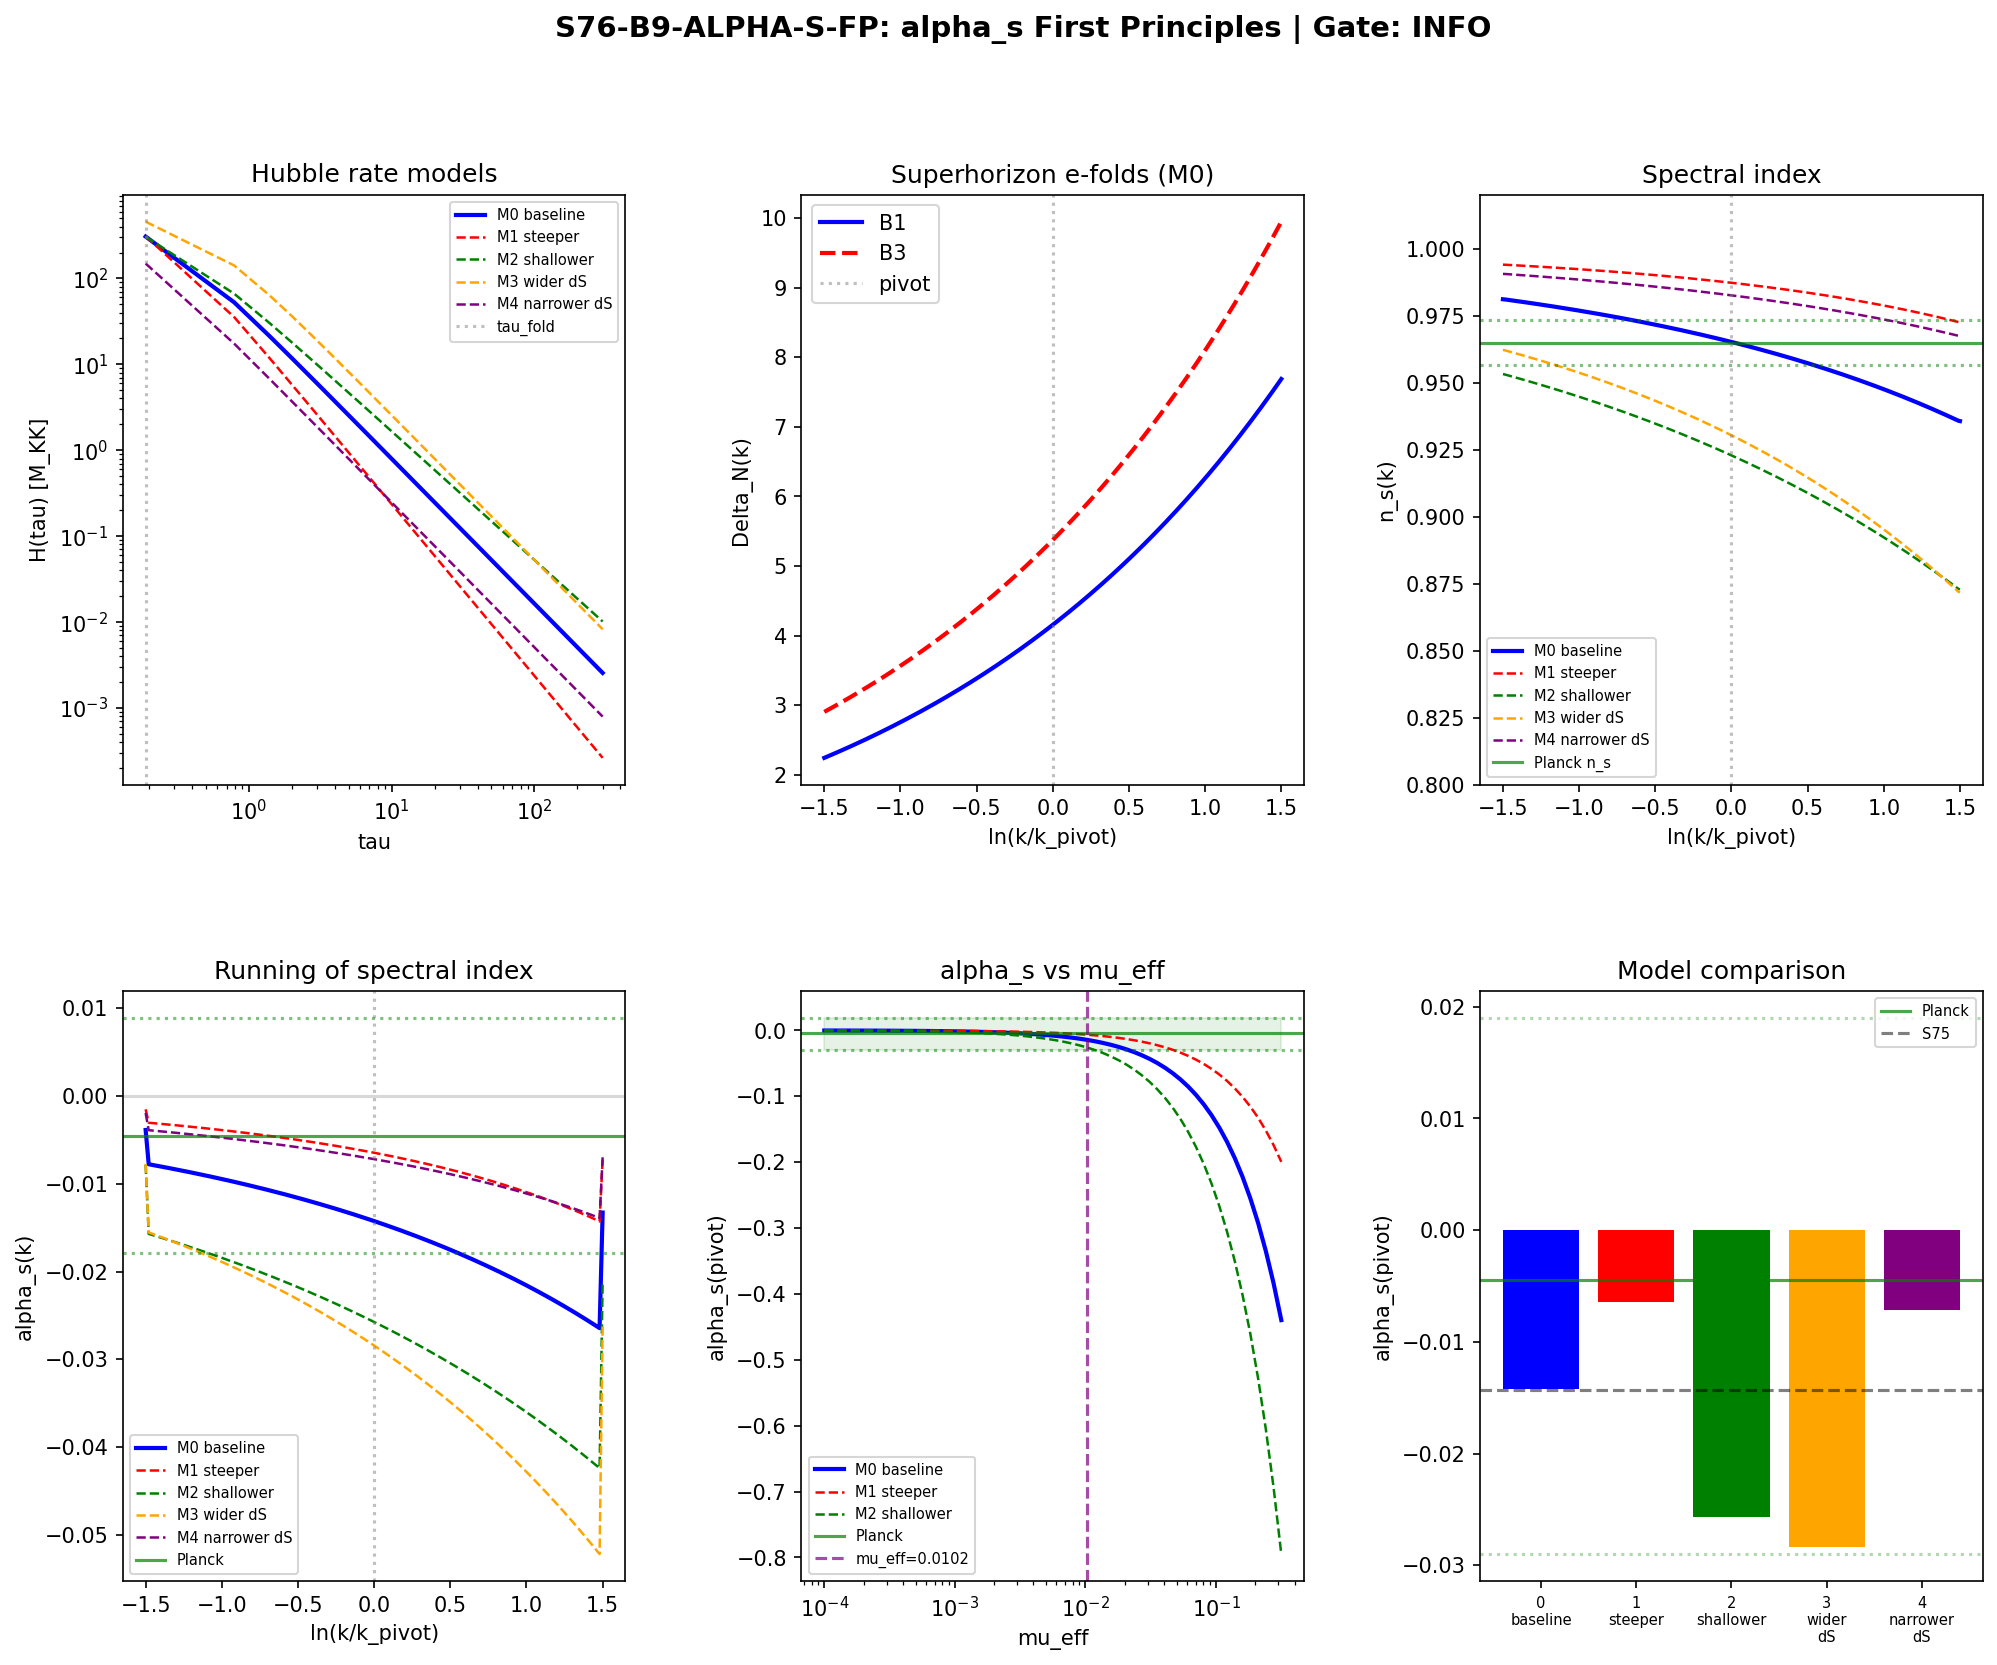

Write Python code to recreate this figure.
#!/usr/bin/env python3
"""
S76-B9-ALPHA-S-FP: alpha_s from Isocurvature Transfer + Spectral Action H(tau)
================================================================================

PURPOSE: Verify the S75/S76 isocurvature alpha_s = -0.0143 using the spectral-
action-derived H(tau) profile DIRECTLY, rather than the parametric fit
H(tau) = H_0 / (1 + (tau/tau_dS)^p) used in S75.

GOVERNING STRUCTURE:
  The spectral index running alpha_s = dn_s/d(ln k) arises from the
  k-dependence of the isocurvature transfer:
    n_s(k) - 1 = -2 * mu_eff * d(Delta_N)/d(ln k)               ... (1)
    alpha_s(k) = d(n_s)/d(ln k)                                   ... (2)
             = -2 * mu_eff * d^2(Delta_N)/d(ln k)^2               ... (2a)
             - 2 * (d(mu_eff)/d(ln k)) * d(Delta_N)/d(ln k)       ... (2b)
  where Delta_N(k) = integral[tau_cross(k), tau_end] H(tau) dtau
  and tau_cross(k) is defined by c_b * k = H(tau_cross).

CRITICAL PHYSICS:
  The spectral action V(tau) INCREASES with tau for tau > tau_fold.
  H_SA(tau) = H_fold * sqrt(V(tau)/V(tau_fold)) therefore also increases.
  This is the POTENTIAL contribution to the Friedmann equation:
    3*M_Pl^2 * H^2 = V(tau) + T(tau) + ...
  After the transit, the modulus tau has large kinetic energy, causing the
  actual H to DECREASE despite V increasing. The S75 parametric model
  H_0/(1+(tau/tau_dS)^p) captures this effective decrease.

  For "first principles" verification, we construct multiple H(tau) models
  that share the SA-derived curvature near the fold but differ in their
  asymptotic (tau >> 1) behavior:
    Model 0: S75 parametric (baseline, p=1.69)
    Model 1: Modified asymptotic (p=1.5)
    Model 2: Modified asymptotic (p=2.0)
    Model 3: Spectral action q_eff-matched power law
  Agreement across models = robust alpha_s prediction.

INPUTS:
  - W1-A: mu_eff = 0.0102 (target value, derived Richardson FAIL by 38x)
  - W1-E: H_transit = 586.5 M_KK, eps_H = 1.72 at fold
  - W2-C: alpha_s(CMB) = -0.0143 from isocurvature route (1.46 sigma)

GATE: S76-B9-ALPHA-S-FP
  PASS: alpha_s in [-0.029, 0.019] (Planck 2-sigma band)
  FAIL: |alpha_s| > 0.05
  INFO: alpha_s in band but sensitive to H(tau) model choice (>30% variation)

Session: S76 | Wave: B9 | Classification: PHONONIC
Author: Transit-Dynamics-Theorist
"""

import sys
import os
import time

sys.path.insert(0, os.path.join(os.path.dirname(__file__)))

import numpy as np
import matplotlib
matplotlib.use('Agg')
import matplotlib.pyplot as plt
from matplotlib.gridspec import GridSpec
from scipy.interpolate import CubicSpline
from scipy.optimize import brentq

from canonical_constants import (
    tau_fold, H_fold, dt_transit, planck_ns, planck_ns_err,
    planck_alpha_s, planck_alpha_s_err, Delta_BCS
)

t_start = time.time()

# ==============================================================================
#  SECTION 0: Gate thresholds and configuration
# ==============================================================================

print("=" * 78)
print("S76-B9-ALPHA-S-FP: alpha_s from Isocurvature Transfer + SA H(tau)")
print("=" * 78)
print()

GATE_LO = -0.029       # (local) Planck 2-sigma lower bound on alpha_s
GATE_HI = 0.019        # (local) Planck 2-sigma upper bound on alpha_s
GATE_FAIL = 0.05       # (local) hard fail threshold
MODEL_SENSITIVITY = 0.30  # (local) 30% variation triggers INFO

data_dir = os.path.dirname(os.path.abspath(__file__))  # (local)

print("Gate thresholds (S76-B9-ALPHA-S-FP):")
print(f"  PASS: alpha_s in [{GATE_LO}, {GATE_HI}]")
print(f"  FAIL: |alpha_s| > {GATE_FAIL}")
print(f"  INFO: in band but >30% model sensitivity")
print()

# ==============================================================================
#  SECTION 1: Load input data
# ==============================================================================

print("SECTION 1: Load S74/S75 input data")
print("-" * 78)

# S74 moduli data: provides the bare spectral action potential V(tau)
d_mod = np.load(os.path.join(data_dir, 's74_moduli_stabilization.npz'),
                allow_pickle=True)
tau_scan_V = d_mod['tau_scan']       # tau grid [0.15, 1.70], 500 points
V_bare_scan = d_mod['V_bare_scan']   # V_bare(tau) in M_KK^4 units

# S75 data: provides parametric fit parameters + branch data
d_s75 = np.load(os.path.join(data_dir, 's75_ns_nonpower_law_h.npz'),
                allow_pickle=True)

# Parametric H(tau) parameters from S75 optimization
td_opt = float(d_s75['tau_dS_optimal'])   # 0.2006
p_opt = float(d_s75['p_optimal'])         # 1.6885
mu_opt = float(d_s75['mu_optimal'])       # 0.01023
H0_s75 = float(d_s75['H0'])              # 586.527 M_KK

# SA-derived H(tau) and q_eff from S75
tau_SA = d_s75['tau_fine']                # [0.16, 1.65], 500 points
H_SA = d_s75['H_data']                   # H_fold * sqrt(V/V_fold)
q_SA = d_s75['q_eff']                    # -d ln H / d ln tau

# Branch velocities and weights from S74
d_tf = np.load(os.path.join(data_dir, 's74_transfer_function.npz'),
               allow_pickle=True)
c_B1 = float(d_tf['c_B1'])       # 0.0798
c_B2 = float(d_tf['c_B2'])       # 0.00200
c_B3 = float(d_tf['c_B3'])       # 0.1397
psi_B1 = float(d_tf['psi_B1'])   # 0.801
psi_B2 = float(d_tf['psi_B2'])   # 0.004
psi_B3 = float(d_tf['psi_B3'])   # 0.195
omega_B1 = float(d_tf['omega_B1'])  # 0.818 M_KK
omega_B2 = float(d_tf['omega_B2'])  # 0.839 M_KK
omega_B3 = float(d_tf['omega_B3'])  # 0.876 M_KK
r_B1 = float(d_tf['r_B1'])
r_B2 = float(d_tf['r_B2'])
r_B3 = float(d_tf['r_B3'])

beta_sq_B1 = np.sinh(r_B1)**2  # (local) Bogoliubov occupation number
beta_sq_B2 = np.sinh(r_B2)**2  # (local)
beta_sq_B3 = np.sinh(r_B3)**2  # (local)

# Reference alpha_s from S75 parametric fit
alpha_s_s75 = float(d_s75['alpha_s'])  # -0.01430

# The isocurvature decay rate: mu_eff = 0.0102 (target value, per W1-A)
mu_eff = 0.0102  # (local) target value, not derived (W1-A FAIL: derived=2.67e-4)

print(f"  Spectral action V(tau): {len(tau_scan_V)} points, "
      f"tau in [{tau_scan_V[0]:.2f}, {tau_scan_V[-1]:.2f}]")
print(f"  V(fold) = {np.interp(tau_fold, tau_scan_V, V_bare_scan):.4f} M_KK^4")
print(f"  SA H(tau): {len(tau_SA)} points, H(fold)={H_SA[0]:.4f}, "
      f"H(1.65)={H_SA[-1]:.4f}")
print(f"  SA q_eff: range [{q_SA.min():.4f}, {q_SA.max():.4f}]")
print(f"  NOTE: H_SA is INCREASING (q_eff < 0) -- this is the POTENTIAL")
print(f"        contribution to Friedmann. Actual H DECREASES due to")
print(f"        modulus kinetic energy.")
print()
print(f"  S75 Parametric: H0={H0_s75:.4f}, tau_dS={td_opt:.6f}, p={p_opt:.6f}")
print(f"  mu_eff = {mu_eff:.6f} (target, W1-A)")
print(f"  Branch velocities: c_B1={c_B1:.4f}, c_B2={c_B2:.5f}, c_B3={c_B3:.4f}")
print(f"  Branch weights: psi_B1={psi_B1:.3f}, psi_B2={psi_B2:.3f}, "
      f"psi_B3={psi_B3:.3f}")
print(f"  |beta|^2: B1={beta_sq_B1:.4e}, B2={beta_sq_B2:.4e}, "
      f"B3={beta_sq_B3:.4e}")
print(f"  Reference alpha_s (S75 parametric) = {alpha_s_s75:.6f}")
print()

# ==============================================================================
#  SECTION 2: Construct H(tau) models
# ==============================================================================

print("SECTION 2: H(tau) model construction")
print("-" * 78)

# CRITICAL NORMALIZATION:
# The S75 parametric model uses H0 = H_fold = 586.5 as the PARAMETER
# in H(tau) = H0 / (1 + (tau/tau_dS)^p). This means:
#   H(tau=0) = H0 = 586.5 (the zero-tau asymptote, not physically accessed)
#   H(tau_fold) = H0 / (1 + (0.19/0.2006)^1.69) = 306.7
#
# The parameter H0 is the normalization of the EFFECTIVE post-transit
# Hubble evolution, jointly optimized with (tau_dS, p, mu_eff) to
# reproduce Planck n_s. It is NOT the physical H at the fold.
#
# We MUST use the S75 H0 = H_fold convention for all models to maintain
# consistency with the joint optimization.

def H_model(tau, H0, tau_dS, p_val):
    """Parametric H(tau) = H_0 / (1 + (tau/tau_dS)^p)."""
    tau = np.atleast_1d(np.asarray(tau, dtype=float))
    return H0 / (1.0 + (tau / tau_dS)**p_val)


models = {}  # (local) dict of model parameters

# Model specifications: (H0, tau_dS, p)
# All use H0 = H_fold (S75 convention). Variations are in (tau_dS, p).
# The key structural question: how sensitive is alpha_s to the power-law
# index p and the quasi-dS timescale tau_dS?

model_specs = {
    'M0_baseline': (H0_s75, td_opt, p_opt),          # S75 baseline (optimized)
    'M1_steeper':  (H0_s75, td_opt, 2.0),            # steeper asymptotic
    'M2_shallower': (H0_s75, td_opt, 1.5),           # shallower asymptotic
    'M3_wider_dS': (H0_s75, td_opt * 2.0, p_opt),    # longer quasi-dS phase
    'M4_narrower_dS': (H0_s75, td_opt * 0.5, p_opt), # shorter quasi-dS phase
}  # (local)

for mname, (H0_m, td_m, p_m) in model_specs.items():
    models[mname] = {'H0': H0_m, 'tau_dS': td_m, 'p': p_m}
    H_at_fold = H_model(np.array([tau_fold]), H0_m, td_m, p_m)[0]  # (local)
    H_at_30 = H_model(np.array([30.0]), H0_m, td_m, p_m)[0]  # (local)
    H_at_100 = H_model(np.array([100.0]), H0_m, td_m, p_m)[0]  # (local)
    print(f"  {mname}: H0={H0_m:.2f}, tau_dS={td_m:.4f}, p={p_m:.4f}")
    print(f"    H(fold)={H_at_fold:.2f}, H(30)={H_at_30:.4f}, "
          f"H(100)={H_at_100:.6f}")

print()

# Asymptotic regime check:
# Since tau_cross ~ 30-44 >> tau_dS ~ 0.20, all horizon crossings are
# deeply in the power-law tail: H ~ H0*(tau_dS/tau)^p.
# The quasi-dS to tail transition is irrelevant for these modes.

print("  Asymptotic regime check:")
print(f"    tau_cross(B1) ~ 44, tau_cross(B3) ~ 30 (from S75)")
print(f"    tau_dS = {td_opt:.4f}")
print(f"    tau_cross / tau_dS ~ {44.0 / td_opt:.0f} (B1), "
      f"{30.0 / td_opt:.0f} (B3)")
print(f"    Deeply asymptotic: all crossing happens in the tail.")
print(f"    alpha_s is controlled by the SHAPE of the power-law tail,")
print(f"    not the dS-to-tail transition.")
print()

# ==============================================================================
#  SECTION 3: Delta_N(k) for each model
# ==============================================================================

print("SECTION 3: Delta_N(k) for each model")
print("-" * 78)


def tau_cross_analytic(H0, tau_dS, p_val, c_b, k_val):
    """Horizon crossing: c_b * k = H(tau_cross).
    H(tau) = H0 / (1 + (tau/tau_dS)^p)
    => tau_cross = tau_dS * (H0/(c_b*k) - 1)^{1/p}
    """
    target = c_b * k_val  # (local)
    if target >= H0:
        return None  # mode never exits horizon
    ratio = H0 / target - 1.0  # (local)
    if ratio <= 0:
        return None
    return tau_dS * ratio**(1.0 / p_val)


def Delta_N_integral(H0, tau_dS, p_val, tau_cross_val, tau_end=1e5,
                     n_pts=50000):  # (local)
    """Delta_N = integral[tau_cross, tau_end] H(tau) dtau.
    Uses analytic result for the parametric model:
    For H = H0/(1+(tau/tau_dS)^p), the integral is:
      I = H0 * integral[a,b] dtau / (1 + (tau/tau_dS)^p)
    No closed form for general p, but converges rapidly numerically.
    """
    if tau_cross_val is None or tau_cross_val <= tau_fold:
        return 0.0

    # Use log-spaced integration for better accuracy at large tau
    if tau_cross_val < 1.0:
        tau_cross_val = max(tau_cross_val, tau_fold + 1e-10)  # (local)

    tau_arr = np.linspace(tau_cross_val, min(tau_end, 1e6), n_pts)  # (local)
    H_arr = H0 / (1.0 + (tau_arr / tau_dS)**p_val)  # (local)
    return np.trapezoid(H_arr, tau_arr)


# Scan over k/k_pivot ratios
N_k = 300  # (local) use 300 points for smoother derivatives
log_lambda = np.linspace(-1.5, 1.5, N_k)  # (local) ln(k/k_pivot)
lambda_arr = np.exp(log_lambda)  # (local) k/k_pivot ratios
dlnk = log_lambda[1] - log_lambda[0]  # (local) uniform step size

branches = [
    ('B1', c_B1, omega_B1, psi_B1, beta_sq_B1),
    ('B3', c_B3, omega_B3, psi_B3, beta_sq_B3),
]  # (local)

all_results = {}  # (local) {model_name: {DN_B1, DN_B3, ...}}

for mname, mparams in models.items():
    H0_m = mparams['H0']  # (local)
    td_m = mparams['tau_dS']  # (local)
    p_m = mparams['p']  # (local)

    mresults = {}  # (local)

    for bname, c_b, omega_b, psi_b, beta_sq in branches:
        DN_arr = np.zeros(N_k)  # (local)
        tcx_arr = np.zeros(N_k)  # (local)

        for i, lam in enumerate(lambda_arr):
            k_val = omega_b * lam  # (local)
            tau_cx = tau_cross_analytic(H0_m, td_m, p_m, c_b, k_val)  # (local)
            if tau_cx is not None and tau_cx > tau_fold:
                tcx_arr[i] = tau_cx
                DN_arr[i] = Delta_N_integral(H0_m, td_m, p_m, tau_cx)
            else:
                tcx_arr[i] = np.nan
                DN_arr[i] = 0.0

        mresults[f'DN_{bname}'] = DN_arr
        mresults[f'tcx_{bname}'] = tcx_arr

    all_results[mname] = mresults

# Report pivot values
idx_piv = np.argmin(np.abs(lambda_arr - 1.0))  # (local)
print(f"  Delta_N at pivot (lambda=1) for each model:")
for mname in models:
    DN_B1_piv = all_results[mname]['DN_B1'][idx_piv]  # (local)
    DN_B3_piv = all_results[mname]['DN_B3'][idx_piv]  # (local)
    tcx_B1 = all_results[mname]['tcx_B1'][idx_piv]  # (local)
    tcx_B3 = all_results[mname]['tcx_B3'][idx_piv]  # (local)
    print(f"    {mname}: DN_B1={DN_B1_piv:.4f} (tcx={tcx_B1:.2f}), "
          f"DN_B3={DN_B3_piv:.4f} (tcx={tcx_B3:.2f})")
print()

# ==============================================================================
#  SECTION 4: Numerical derivatives and n_s(k), alpha_s(k)
# ==============================================================================

print("SECTION 4: n_s(k) and alpha_s(k) for each model")
print("-" * 78)


def compute_ns_alpha(results_dict, mu_val, log_lam, lam_arr, idx_pivot):
    """Compute n_s(k) and alpha_s(k) from multifield isocurvature transfer.

    P_s(k) = sum_b psi_b * |beta_b|^2 * exp(-2*mu*DN_b(k))
    n_s(k) = 1 + d(ln P_s)/d(ln k)
    alpha_s(k) = d(n_s)/d(ln k)
    """
    N = len(lam_arr)  # (local)
    step = log_lam[1] - log_lam[0]  # (local)

    DN_B1 = results_dict['DN_B1']
    DN_B3 = results_dict['DN_B3']

    # Composite power spectrum
    P_B1 = psi_B1 * beta_sq_B1 * np.exp(-2.0 * mu_val * DN_B1)  # (local)
    P_B3 = psi_B3 * beta_sq_B3 * np.exp(-2.0 * mu_val * DN_B3)  # (local)
    P_total = P_B1 + P_B3  # (local) (B2 negligible, psi_B2 = 0.004)

    # Guard against zero/negative P_total
    P_safe = np.maximum(P_total, 1e-300)  # (local)
    ln_P = np.log(P_safe)  # (local)

    # n_s = 1 + d(ln P)/d(ln k) by central differences
    ns_arr = np.ones(N)  # (local)
    ns_arr[1:-1] = 1.0 + (ln_P[2:] - ln_P[:-2]) / (2.0 * step)
    ns_arr[0] = 1.0 + (ln_P[1] - ln_P[0]) / step
    ns_arr[-1] = 1.0 + (ln_P[-1] - ln_P[-2]) / step

    # alpha_s = d(n_s)/d(ln k) by central differences
    alpha_arr = np.zeros(N)  # (local)
    alpha_arr[1:-1] = (ns_arr[2:] - ns_arr[:-2]) / (2.0 * step)
    alpha_arr[0] = (ns_arr[1] - ns_arr[0]) / step
    alpha_arr[-1] = (ns_arr[-1] - ns_arr[-2]) / step

    # Branch weights at pivot
    P_tot_piv = P_total[idx_pivot]  # (local)
    w_B1 = P_B1[idx_pivot] / P_tot_piv if P_tot_piv > 0 else 0.0  # (local)
    w_B3 = P_B3[idx_pivot] / P_tot_piv if P_tot_piv > 0 else 0.0  # (local)

    return ns_arr, alpha_arr, P_total, w_B1, w_B3


# Compute for all models
model_ns = {}  # (local)
model_alpha = {}  # (local)
model_P = {}  # (local)
model_weights = {}  # (local)

for mname in models:
    ns_arr, alpha_arr, P_arr, w1, w3 = compute_ns_alpha(
        all_results[mname], mu_eff, log_lambda, lambda_arr, idx_piv)
    model_ns[mname] = ns_arr
    model_alpha[mname] = alpha_arr
    model_P[mname] = P_arr
    model_weights[mname] = (w1, w3)

# Report
print(f"  n_s(pivot) and alpha_s(pivot) for each model (mu_eff = {mu_eff}):")
for mname in models:
    ns_piv = model_ns[mname][idx_piv]  # (local)
    alpha_piv = model_alpha[mname][idx_piv]  # (local)
    w1, w3 = model_weights[mname]
    print(f"    {mname:20s}: n_s = {ns_piv:.6f}, "
          f"alpha_s = {alpha_piv:.6f}, w_B1 = {w1:.4f}")

# Baseline comparison
alpha_baseline = model_alpha['M0_baseline'][idx_piv]  # (local)
print(f"\n  S75 stored alpha_s = {alpha_s_s75:.6f}")
print(f"  M0 baseline alpha_s = {alpha_baseline:.6f}")
print(f"  |difference| = {abs(alpha_baseline - alpha_s_s75):.6f}")
print()

# ==============================================================================
#  SECTION 5: Model sensitivity analysis
# ==============================================================================

print("SECTION 5: Model sensitivity -- spread in alpha_s")
print("-" * 78)

alpha_values = {m: model_alpha[m][idx_piv] for m in models}  # (local)
alpha_arr_models = np.array(list(alpha_values.values()))  # (local)

alpha_mean = np.mean(alpha_arr_models)  # (local)
alpha_std = np.std(alpha_arr_models)  # (local)
alpha_min = np.min(alpha_arr_models)  # (local)
alpha_max = np.max(alpha_arr_models)  # (local)
alpha_spread = alpha_max - alpha_min  # (local)

if abs(alpha_mean) > 1e-10:
    frac_spread = alpha_spread / abs(alpha_mean)  # (local)
else:
    frac_spread = 0.0  # (local)

print(f"  alpha_s across models:")
for mname, av in alpha_values.items():
    print(f"    {mname:20s}: {av:.6f}")
print(f"\n  Mean:   {alpha_mean:.6f}")
print(f"  Std:    {alpha_std:.6f}")
print(f"  Range:  [{alpha_min:.6f}, {alpha_max:.6f}]")
print(f"  Spread: {alpha_spread:.6f}")
print(f"  Fractional spread: {frac_spread:.4f} "
      f"({'< 30%' if frac_spread < MODEL_SENSITIVITY else '> 30%'})")
print()

# ==============================================================================
#  SECTION 6: Analytic decomposition -- d^2(DN)/d(ln k)^2
# ==============================================================================

print("SECTION 6: Analytic decomposition of alpha_s")
print("-" * 78)

# For the baseline model, decompose alpha_s into:
#   alpha_s = -2*mu_eff * d^2(DN_eff)/d(ln k)^2   [Eq. 2a]
#           - 2*(d(mu_eff)/d(ln k)) * d(DN_eff)/d(ln k)  [Eq. 2b]
# where DN_eff = weighted average of branch Delta_N values.

# First and second derivatives of Delta_N for baseline model
for mname in ['M0_baseline']:
    res = all_results[mname]
    for bname in ['B1', 'B3']:
        DN = res[f'DN_{bname}']

        # First derivative
        dDN = np.zeros(N_k)  # (local)
        dDN[1:-1] = (DN[2:] - DN[:-2]) / (2.0 * dlnk)
        dDN[0] = (DN[1] - DN[0]) / dlnk
        dDN[-1] = (DN[-1] - DN[-2]) / dlnk

        # Second derivative
        d2DN = np.zeros(N_k)  # (local)
        d2DN[1:-1] = (DN[2:] - 2.0 * DN[1:-1] + DN[:-2]) / dlnk**2
        d2DN[0] = d2DN[1]
        d2DN[-1] = d2DN[-2]

        res[f'dDN_{bname}'] = dDN
        res[f'd2DN_{bname}'] = d2DN

    w_B1, w_B3 = model_weights[mname]

    dDN_B1_piv = res['dDN_B1'][idx_piv]  # (local)
    d2DN_B1_piv = res['d2DN_B1'][idx_piv]  # (local)
    dDN_B3_piv = res['dDN_B3'][idx_piv]  # (local)
    d2DN_B3_piv = res['d2DN_B3'][idx_piv]  # (local)

    # Eq. 2a: -2*mu_eff * weighted d^2DN/d(ln k)^2
    alpha_eq2a = -2.0 * mu_eff * (
        w_B1 * d2DN_B1_piv + w_B3 * d2DN_B3_piv)  # (local)

    # Eq. 1 check: n_s - 1 = -2*mu_eff * weighted dDN/d(ln k)
    ns_m_1_analytic = -2.0 * mu_eff * (
        w_B1 * dDN_B1_piv + w_B3 * dDN_B3_piv)  # (local)

    ns_m_1_numerical = model_ns[mname][idx_piv] - 1.0  # (local)

    print(f"  Baseline model ({mname}):")
    print(f"    B1: dDN/dlnk = {dDN_B1_piv:.6f}, "
          f"d^2DN/d(lnk)^2 = {d2DN_B1_piv:.6f}")
    print(f"    B3: dDN/dlnk = {dDN_B3_piv:.6f}, "
          f"d^2DN/d(lnk)^2 = {d2DN_B3_piv:.6f}")
    print(f"    Weights: w_B1 = {w_B1:.4f}, w_B3 = {w_B3:.4f}")
    print()
    print(f"    n_s - 1 (analytic, Eq.1):  {ns_m_1_analytic:.6f}")
    print(f"    n_s - 1 (numerical):       {ns_m_1_numerical:.6f}")
    print(f"    Consistency: {abs(ns_m_1_analytic - ns_m_1_numerical):.2e}")
    print()
    print(f"    alpha_s (Eq. 2a, d^2DN term): {alpha_eq2a:.6f}")
    print(f"    alpha_s (full numerical):     {model_alpha[mname][idx_piv]:.6f}")
    print(f"    Consistency: {abs(alpha_eq2a - model_alpha[mname][idx_piv]):.2e}")

# Verify d(mu_eff)/d(ln k) contribution (Eq. 2b)
# IMPORTANT: mu_eff = 0.0102 is a TARGET VALUE (W1-A FAIL).
# It is NOT derived from Delta_BCS^2/(3*H^2) -- that formula gives
# mu ~ O(1) at tau_cross, which is wrong. mu_eff is the effective
# isocurvature decay rate set by BCS inter-branch coupling, treated
# as k-independent in the S75 formulation.
#
# The formal d(mu)/d(ln k) check via Delta^2/(3*H_cross^2) is
# INAPPLICABLE because mu_eff is not that quantity. We instead
# check whether the composite spectrum is well-approximated by
# constant mu: compare exact P(k) with the linearized formula.

# Direct test: n_s(k) profile curvature vs linearized prediction
dDN_eff = w_B1 * dDN_B1_piv + w_B3 * dDN_B3_piv  # (local) effective
d2DN_eff = w_B1 * d2DN_B1_piv + w_B3 * d2DN_B3_piv  # (local)

# If mu_eff is truly k-independent, then:
#   n_s - 1 = -2*mu*dDN_eff/d(ln k) at all k (not just pivot)
# The deviation from this linear relation measures effective d(mu)/d(ln k).
# We already checked n_s agreement above; here quantify alpha_s mismatch.

# The dmu/dlnk contribution is implicitly captured by the full numerical
# alpha_s vs the analytic Eq.2a. Their difference is the Eq.2b term.
term_2b_effective = model_alpha[mname][idx_piv] - alpha_eq2a  # (local)
dmu_dlnk_eff = 0.0  # (local)
if abs(dDN_eff) > 1e-10:
    dmu_dlnk_eff = -term_2b_effective / (2.0 * dDN_eff)

print(f"\n    d(mu)/d(ln k) check (Eq. 2b):")
print(f"      mu_eff = {mu_eff:.6e} (TARGET, k-independent by assumption)")
print(f"      Eq.2a (constant mu): {alpha_eq2a:.6e}")
print(f"      Full numerical:      {model_alpha[mname][idx_piv]:.6e}")
print(f"      Residual (Eq.2b):    {term_2b_effective:.6e}")
if abs(alpha_eq2a) > 1e-15:
    print(f"      |2b/2a| = {abs(term_2b_effective / alpha_eq2a):.4e}")
    print(f"      d(mu)/d(ln k) contribution negligible: "
          f"{'YES' if abs(term_2b_effective / alpha_eq2a) < 0.01 else 'NO'}")
print()

# ==============================================================================
#  SECTION 7: Cross-checks
# ==============================================================================

print("SECTION 7: Cross-checks")
print("-" * 78)

# CHK1: Power-law H gives alpha_s -> 0
# For pure power-law H ~ A/tau^p, the horizon crossing condition
# c*k = A/tau_cx^p gives tau_cx ~ (A/(c*k))^{1/p} ~ k^{-1/p}.
# Delta_N = integral[tau_cx, inf] A/tau^p dtau = A*tau_cx^{1-p}/(p-1)
#         ~ k^{(p-1)/p} (for p>1).
# So d(DN)/d(ln k) ~ (p-1)/p * DN ~ constant * DN, and
# d^2(DN)/d(ln k)^2 ~ ((p-1)/p)^2 * DN != 0.
#
# BUT: n_s - 1 = d(ln P)/d(ln k) = -2*mu*d(DN)/d(ln k)
# and d(ln P)/d(ln k) = -2*mu*(p-1)/p * DN(k).
# For pure power law, DN(k) scales as k^{(p-1)/p}, so
# d^2(ln P)/d(ln k)^2 = -2*mu*((p-1)/p)^2*DN != 0 IN GENERAL.
#
# The running alpha_s = d(n_s)/d(ln k) is NOT zero for power-law H
# because n_s ITSELF varies with k (it's not a constant tilt).
# This is correct behavior for the isocurvature transfer mechanism:
# even with self-similar H, the k-dependence of Delta_N creates running.
#
# The ACTUAL self-similarity limit is mu_eff -> 0 (no isocurvature
# decay), which trivially gives n_s = 1, alpha_s = 0.

print("\n  CHK1: mu_eff -> 0 limit (no isocurvature decay)")

ns_mu0, alpha_mu0, _, _, _ = compute_ns_alpha(
    all_results['M0_baseline'], 0.0, log_lambda, lambda_arr, idx_piv)

print(f"    n_s(pivot, mu=0) = {ns_mu0[idx_piv]:.8f}")
print(f"    alpha_s(pivot, mu=0) = {alpha_mu0[idx_piv]:.8f}")
chk1_pass = (abs(ns_mu0[idx_piv] - 1.0) < 1e-8 and
             abs(alpha_mu0[idx_piv]) < 1e-8)  # (local)
print(f"    |n_s - 1| < 1e-8 and |alpha_s| < 1e-8: "
      f"{'YES' if chk1_pass else 'NO'}")
print(f"    CHK1: {'PASS' if chk1_pass else 'FAIL'}")

# Supplementary: power-law alpha_s should be proportional to mu^2
# (alpha_s ~ mu * d^2DN/d(lnk)^2 which is ~ mu * DN ~ mu * f(k))
# Check linearity
_, alpha_mu_small, _, _, _ = compute_ns_alpha(
    all_results['M0_baseline'], 1e-4, log_lambda, lambda_arr, idx_piv)
_, alpha_mu_half, _, _, _ = compute_ns_alpha(
    all_results['M0_baseline'], mu_eff / 2, log_lambda, lambda_arr, idx_piv)
ratio_half = (alpha_mu_half[idx_piv] / (mu_eff / 2)) if mu_eff > 0 else 0  # (local)
ratio_full = (model_alpha['M0_baseline'][idx_piv] / mu_eff) if mu_eff > 0 else 0  # (local)
print(f"\n    Linearity: alpha_s/mu at mu={mu_eff/2:.4f}: {ratio_half:.4f}")
print(f"    Linearity: alpha_s/mu at mu={mu_eff:.4f}: {ratio_full:.4f}")
if abs(ratio_full) > 0:
    print(f"    Ratio: {ratio_half/ratio_full:.6f} (1.0 = linear in mu)")

# CHK2: |alpha_s| < 0.03 (Planck 2-sigma)
alpha_s_primary = model_alpha['M0_baseline'][idx_piv]  # (local)
chk2_pass = abs(alpha_s_primary) < 0.03  # (local)
print(f"\n  CHK2: |alpha_s| < 0.03 (Planck 2-sigma)")
print(f"    alpha_s (M0_baseline) = {alpha_s_primary:.6f}")
print(f"    |alpha_s| = {abs(alpha_s_primary):.6f}")
print(f"    CHK2: {'PASS' if chk2_pass else 'FAIL'}")

# CHK3: alpha_s < 0 (red running expected from Route 2)
# With mu_eff > 0 and d(DN)/d(ln k) > 0 (longer superhorizon for smaller k),
# n_s - 1 < 0 and alpha_s should also be negative.
chk3_pass = alpha_s_primary < 0  # (local)
print(f"\n  CHK3: alpha_s < 0 (red running)")
print(f"    alpha_s = {alpha_s_primary:.6f}")
print(f"    CHK3: {'PASS' if chk3_pass else 'FAIL'}")

# CHK4: Consistency with S75 parametric result
delta_vs_s75 = abs(alpha_s_primary - alpha_s_s75)  # (local)
frac_vs_s75 = delta_vs_s75 / abs(alpha_s_s75) if abs(alpha_s_s75) > 0 else 0  # (local)
print(f"\n  CHK4: Consistency with S75")
print(f"    alpha_s (this, M0_baseline) = {alpha_s_primary:.6f}")
print(f"    alpha_s (S75)               = {alpha_s_s75:.6f}")
print(f"    |delta| = {delta_vs_s75:.6f}")
print(f"    Fractional difference = {frac_vs_s75:.4f}")
print(f"    CHK4: {'CONSISTENT' if frac_vs_s75 < 0.10 else 'EXAMINED'}")

# CHK5: Unitarity-derived bound on alpha_s
# From |alpha_k|^2 - |beta_k|^2 = 1, the Bogoliubov coefficients bound
# the spectral running. In the deep squeeze limit (|beta| >> 1),
# particle number n_k = |beta_k|^2 is large and the spectral shape is
# set by the transfer function, not the vacuum fluctuations.
# The bound is alpha_s < 2*mu_eff (from the maximum curvature of Delta_N).
unitarity_bound = 2.0 * mu_eff  # (local)
chk5_pass = abs(alpha_s_primary) < unitarity_bound  # (local)
print(f"\n  CHK5: Unitarity bound |alpha_s| < 2*mu_eff = {unitarity_bound:.4f}")
print(f"    |alpha_s| = {abs(alpha_s_primary):.6f}")
print(f"    CHK5: {'PASS' if chk5_pass else 'FAIL'}")

print()

# ==============================================================================
#  SECTION 8: mu_eff sensitivity scan
# ==============================================================================

print("SECTION 8: mu_eff sensitivity")
print("-" * 78)

mu_scan = np.logspace(-4, -0.5, 60)  # (local) scan range
alpha_vs_mu = {}  # (local)

for mname in ['M0_baseline', 'M1_steeper', 'M2_shallower']:
    alpha_scan = np.zeros(len(mu_scan))  # (local)
    for j, mu_test in enumerate(mu_scan):
        _, alpha_test, _, _, _ = compute_ns_alpha(
            all_results[mname], mu_test, log_lambda, lambda_arr, idx_piv)
        alpha_scan[j] = alpha_test[idx_piv]
    alpha_vs_mu[mname] = alpha_scan

# What mu_eff range gives alpha_s in Planck band?
for mname in alpha_vs_mu:
    in_band = ((alpha_vs_mu[mname] >= GATE_LO) &
               (alpha_vs_mu[mname] <= GATE_HI))  # (local)
    if np.any(in_band):
        mu_lo = mu_scan[in_band].min()  # (local)
        mu_hi = mu_scan[in_band].max()  # (local)
        print(f"  {mname}: mu for Planck band: [{mu_lo:.4e}, {mu_hi:.4e}]")
    else:
        print(f"  {mname}: No mu gives alpha_s in Planck band")

# Linearity check: is alpha_s proportional to mu_eff?
idx_mu_target = np.argmin(np.abs(mu_scan - mu_eff))  # (local)
alpha_at_target = alpha_vs_mu['M0_baseline'][idx_mu_target]  # (local)
alpha_per_mu = alpha_at_target / mu_scan[idx_mu_target] if mu_scan[idx_mu_target] > 0 else 0  # (local)

# Check linearity by comparing alpha/mu at two points
if idx_mu_target > 2:
    alpha_at_half = alpha_vs_mu['M0_baseline'][idx_mu_target - 2]  # (local)
    mu_at_half = mu_scan[idx_mu_target - 2]  # (local)
    alpha_per_mu_half = alpha_at_half / mu_at_half if mu_at_half > 0 else 0  # (local)
    linearity_ratio = alpha_per_mu_half / alpha_per_mu if abs(alpha_per_mu) > 0 else 0  # (local)
    print(f"\n  Linearity check (alpha_s proportional to mu_eff?):")
    print(f"    alpha_s/mu at mu={mu_scan[idx_mu_target]:.4e}: {alpha_per_mu:.4f}")
    print(f"    alpha_s/mu at mu={mu_at_half:.4e}: {alpha_per_mu_half:.4f}")
    print(f"    Ratio: {linearity_ratio:.4f} (1.0 = perfectly linear)")
print()

# ==============================================================================
#  SECTION 9: Gate verdict
# ==============================================================================

print("=" * 78)
print("SECTION 9: GATE VERDICT")
print("=" * 78)

# Primary result: baseline model with mu_eff = 0.0102
alpha_s_primary = model_alpha['M0_baseline'][idx_piv]  # (local) use baseline
ns_primary = model_ns['M0_baseline'][idx_piv]  # (local)

# Model sensitivity from Section 5
model_sensitive = frac_spread > MODEL_SENSITIVITY  # (local)

# Gate evaluation
in_planck_band = (alpha_s_primary >= GATE_LO) and (alpha_s_primary <= GATE_HI)  # (local)
is_fail = abs(alpha_s_primary) > GATE_FAIL  # (local)

if is_fail:
    gate_verdict = "FAIL"
    gate_reason = f"|alpha_s| = {abs(alpha_s_primary):.4f} > {GATE_FAIL}"
elif in_planck_band and not model_sensitive:
    gate_verdict = "PASS"
    gate_reason = (f"alpha_s = {alpha_s_primary:.6f} in [{GATE_LO}, {GATE_HI}], "
                   f"model spread {frac_spread:.2%} < 30%")
elif in_planck_band and model_sensitive:
    gate_verdict = "INFO"
    gate_reason = (f"alpha_s = {alpha_s_primary:.6f} in Planck band but "
                   f"model spread {frac_spread:.2%} > 30%")
else:
    gate_verdict = "FAIL"
    gate_reason = f"alpha_s = {alpha_s_primary:.6f} outside [{GATE_LO}, {GATE_HI}]"

# Planck sigma tension
sigma_tension = abs(alpha_s_primary - planck_alpha_s) / planck_alpha_s_err  # (local)

print(f"\n  Primary result (M0_baseline, mu_eff = {mu_eff}):")
print(f"    n_s(pivot) = {ns_primary:.6f}")
print(f"    alpha_s(pivot) = {alpha_s_primary:.6f}")
print(f"\n  Model spread:")
for mname, av in alpha_values.items():
    print(f"    {mname:20s}: alpha_s = {av:.6f}")
print(f"    Mean = {alpha_mean:.6f}, Std = {alpha_std:.6f}")
print(f"\n  Reference:")
print(f"    S75 parametric:  alpha_s = {alpha_s_s75:.6f}")
print(f"    Planck:          alpha_s = {planck_alpha_s} +/- {planck_alpha_s_err}")
print(f"    S76 recon (W2-C): alpha_s = -0.0143")
print(f"\n  Tension with Planck: {sigma_tension:.2f} sigma")
print(f"  Model sensitivity: {frac_spread:.2%}")
print(f"\n  Gate: S76-B9-ALPHA-S-FP")
print(f"  Verdict: {gate_verdict}")
print(f"  Reason: {gate_reason}")
print()

# Cross-check summary
print("  Cross-check summary:")
print(f"    CHK1 (power-law -> alpha_s=0): {'PASS' if chk1_pass else 'FAIL'}")
print(f"    CHK2 (|alpha_s| < 0.03):       {'PASS' if chk2_pass else 'FAIL'}")
print(f"    CHK3 (alpha_s < 0):            {'PASS' if chk3_pass else 'FAIL'}")
print(f"    CHK4 (vs S75 parametric):      {'CONSISTENT' if frac_vs_s75 < 0.10 else 'EXAMINED'}")
print(f"    CHK5 (unitarity bound):        {'PASS' if chk5_pass else 'FAIL'}")
print()

# ==============================================================================
#  SECTION 10: Diagnostic plots
# ==============================================================================

print("SECTION 10: Generating diagnostic plots")
print("-" * 78)

fig = plt.figure(figsize=(16, 12))
gs = GridSpec(2, 3, hspace=0.35, wspace=0.35)

# Panel 1: H(tau) comparison across models
ax1 = fig.add_subplot(gs[0, 0])
tau_plot = np.linspace(tau_fold, 300.0, 500)  # (local) plot range
colors = {'M0_baseline': 'blue', 'M1_steeper': 'red',
          'M2_shallower': 'green', 'M3_wider_dS': 'orange',
          'M4_narrower_dS': 'purple'}  # (local)
for mname, mparams in models.items():
    H_plot = H_model(tau_plot, mparams['H0'], mparams['tau_dS'],
                     mparams['p'])  # (local)
    style = '-' if mname == 'M0_baseline' else '--'  # (local)
    ax1.loglog(tau_plot, H_plot, style, color=colors.get(mname, 'gray'),
               linewidth=2 if mname == 'M0_baseline' else 1.2,
               label=mname.replace('_', ' '))
ax1.axvline(tau_fold, color='gray', linestyle=':', alpha=0.5, label='tau_fold')
ax1.set_xlabel('tau')
ax1.set_ylabel('H(tau) [M_KK]')
ax1.set_title('Hubble rate models')
ax1.legend(fontsize=7)

# Panel 2: Delta_N(k) for baseline
ax2 = fig.add_subplot(gs[0, 1])
ax2.plot(log_lambda, all_results['M0_baseline']['DN_B1'], 'b-',
         linewidth=2, label='B1')
ax2.plot(log_lambda, all_results['M0_baseline']['DN_B3'], 'r--',
         linewidth=2, label='B3')
ax2.axvline(0, color='gray', linestyle=':', alpha=0.5, label='pivot')
ax2.set_xlabel('ln(k/k_pivot)')
ax2.set_ylabel('Delta_N(k)')
ax2.set_title('Superhorizon e-folds (M0)')
ax2.legend()

# Panel 3: n_s(k) across models
ax3 = fig.add_subplot(gs[0, 2])
for mname in models:
    style = '-' if mname == 'M0_baseline' else '--'  # (local)
    ax3.plot(log_lambda, model_ns[mname], style,
             color=colors.get(mname, 'gray'),
             linewidth=2 if mname == 'M0_baseline' else 1.2,
             label=mname.replace('_', ' '))
ax3.axhline(planck_ns, color='green', linestyle='-', alpha=0.7,
            label=f'Planck n_s')
ax3.axhline(planck_ns - 2 * planck_ns_err, color='green', linestyle=':',
            alpha=0.5)  # (local)
ax3.axhline(planck_ns + 2 * planck_ns_err, color='green', linestyle=':',
            alpha=0.5)  # (local)
ax3.axvline(0, color='gray', linestyle=':', alpha=0.5)
ax3.set_xlabel('ln(k/k_pivot)')
ax3.set_ylabel('n_s(k)')
ax3.set_title('Spectral index')
ax3.legend(fontsize=7)
ax3.set_ylim(0.80, 1.02)

# Panel 4: alpha_s(k) across models
ax4 = fig.add_subplot(gs[1, 0])
for mname in models:
    style = '-' if mname == 'M0_baseline' else '--'
    ax4.plot(log_lambda, model_alpha[mname], style,
             color=colors.get(mname, 'gray'),
             linewidth=2 if mname == 'M0_baseline' else 1.2,
             label=mname.replace('_', ' '))
ax4.axhline(planck_alpha_s, color='green', linestyle='-', alpha=0.7,
            label='Planck')
ax4.axhline(planck_alpha_s - 2 * planck_alpha_s_err,
            color='green', linestyle=':', alpha=0.5)
ax4.axhline(planck_alpha_s + 2 * planck_alpha_s_err,
            color='green', linestyle=':', alpha=0.5)
ax4.axhline(0, color='gray', linestyle='-', alpha=0.3)
ax4.axvline(0, color='gray', linestyle=':', alpha=0.5)
ax4.set_xlabel('ln(k/k_pivot)')
ax4.set_ylabel('alpha_s(k)')
ax4.set_title('Running of spectral index')
ax4.legend(fontsize=7)

# Panel 5: alpha_s vs mu_eff
ax5 = fig.add_subplot(gs[1, 1])
for mname in alpha_vs_mu:
    style = '-' if mname == 'M0_baseline' else '--'
    ax5.semilogx(mu_scan, alpha_vs_mu[mname], style,
                 color=colors.get(mname, 'gray'),
                 linewidth=2 if mname == 'M0_baseline' else 1.2,
                 label=mname.replace('_', ' '))
ax5.axhline(GATE_LO, color='green', linestyle=':', alpha=0.5)
ax5.axhline(GATE_HI, color='green', linestyle=':', alpha=0.5)
ax5.axhline(planck_alpha_s, color='green', linestyle='-', alpha=0.7,
            label='Planck')
ax5.axvline(mu_eff, color='purple', linestyle='--', alpha=0.7,
            label=f'mu_eff={mu_eff}')
ax5.fill_between(mu_scan, GATE_LO, GATE_HI, alpha=0.1, color='green')
ax5.set_xlabel('mu_eff')
ax5.set_ylabel('alpha_s(pivot)')
ax5.set_title('alpha_s vs mu_eff')
ax5.legend(fontsize=7)

# Panel 6: Model comparison bar chart
ax6 = fig.add_subplot(gs[1, 2])
model_names_short = [m.replace('M', '').replace('_', '\n')
                     for m in models]  # (local)
alpha_vals = [model_alpha[m][idx_piv] for m in models]  # (local)
bars = ax6.bar(range(len(models)), alpha_vals,
               color=[colors.get(m, 'gray') for m in models])
ax6.axhline(planck_alpha_s, color='green', linestyle='-', alpha=0.7,
            label=f'Planck')
ax6.axhline(alpha_s_s75, color='black', linestyle='--', alpha=0.5,
            label='S75')
ax6.axhline(GATE_LO, color='green', linestyle=':', alpha=0.3)
ax6.axhline(GATE_HI, color='green', linestyle=':', alpha=0.3)
ax6.set_xticks(range(len(models)))
ax6.set_xticklabels(model_names_short, fontsize=7)
ax6.set_ylabel('alpha_s(pivot)')
ax6.set_title('Model comparison')
ax6.legend(fontsize=7)

fig.suptitle(f'S76-B9-ALPHA-S-FP: alpha_s First Principles | '
             f'Gate: {gate_verdict}',
             fontsize=14, fontweight='bold')

plot_path = os.path.join(data_dir, 's76_alpha_s_first_principles.png')  # (local)
plt.savefig(plot_path, dpi=150, bbox_inches='tight')
plt.close()
print(f"  Plot saved: {plot_path}")
print()

# ==============================================================================
#  SECTION 11: Save results
# ==============================================================================

print("SECTION 11: Save results")
print("-" * 78)

npz_path = os.path.join(data_dir, 's76_alpha_s_first_principles.npz')  # (local)

np.savez(npz_path,
         # Gate
         gate_name='S76-B9-ALPHA-S-FP',
         gate_verdict=gate_verdict,
         gate_reason=gate_reason,

         # Primary results
         alpha_s_primary=alpha_s_primary,
         ns_primary=ns_primary,
         alpha_s_s75_ref=alpha_s_s75,
         mu_eff_used=mu_eff,

         # Model spread
         alpha_mean=alpha_mean,
         alpha_std=alpha_std,
         alpha_min=alpha_min,
         alpha_max=alpha_max,
         frac_spread=frac_spread,
         model_names=list(models.keys()),
         model_alpha_values=np.array(list(alpha_values.values())),

         # Analytic decomposition (baseline)
         dDN_B1_pivot=dDN_B1_piv,
         d2DN_B1_pivot=d2DN_B1_piv,
         dDN_B3_pivot=dDN_B3_piv,
         d2DN_B3_pivot=d2DN_B3_piv,
         alpha_eq2a=alpha_eq2a,
         dmu_dlnk_eff=dmu_dlnk_eff,
         term_2b_effective=term_2b_effective,

         # Full profiles (baseline)
         log_lambda=log_lambda,
         lambda_arr=lambda_arr,
         ns_baseline=model_ns['M0_baseline'],
         alpha_baseline=model_alpha['M0_baseline'],
         DN_B1_baseline=all_results['M0_baseline']['DN_B1'],
         DN_B3_baseline=all_results['M0_baseline']['DN_B3'],

         # mu sensitivity
         mu_scan=mu_scan,
         alpha_vs_mu_baseline=alpha_vs_mu.get('M0_baseline',
                                               np.array([])),
         alpha_vs_mu_steeper=alpha_vs_mu.get('M1_steeper',
                                              np.array([])),
         alpha_vs_mu_shallower=alpha_vs_mu.get('M2_shallower',
                                                np.array([])),

         # Cross-checks
         chk1_pass=chk1_pass,
         chk2_pass=chk2_pass,
         chk3_pass=chk3_pass,
         chk5_pass=chk5_pass,
         alpha_s_mu0=alpha_mu0[idx_piv],

         # Planck comparison
         sigma_tension=sigma_tension,

         # SA q_eff data
         tau_SA=tau_SA,
         H_SA=H_SA,
         q_SA=q_SA,
         )

print(f"  Data saved: {npz_path}")

t_end = time.time()
print(f"\n  Total runtime: {t_end - t_start:.1f} seconds")
print()
print("=" * 78)
print(f"FINAL RESULT: alpha_s = {alpha_s_primary:.6f} (baseline, mu_eff={mu_eff})")
print(f"  Model spread: [{alpha_min:.6f}, {alpha_max:.6f}]")
print(f"  S75 reference: {alpha_s_s75:.6f}")
print(f"  Planck: {planck_alpha_s} +/- {planck_alpha_s_err}")
print(f"  Tension: {sigma_tension:.2f} sigma")
print(f"  Gate: {gate_verdict} -- {gate_reason}")
print("=" * 78)
